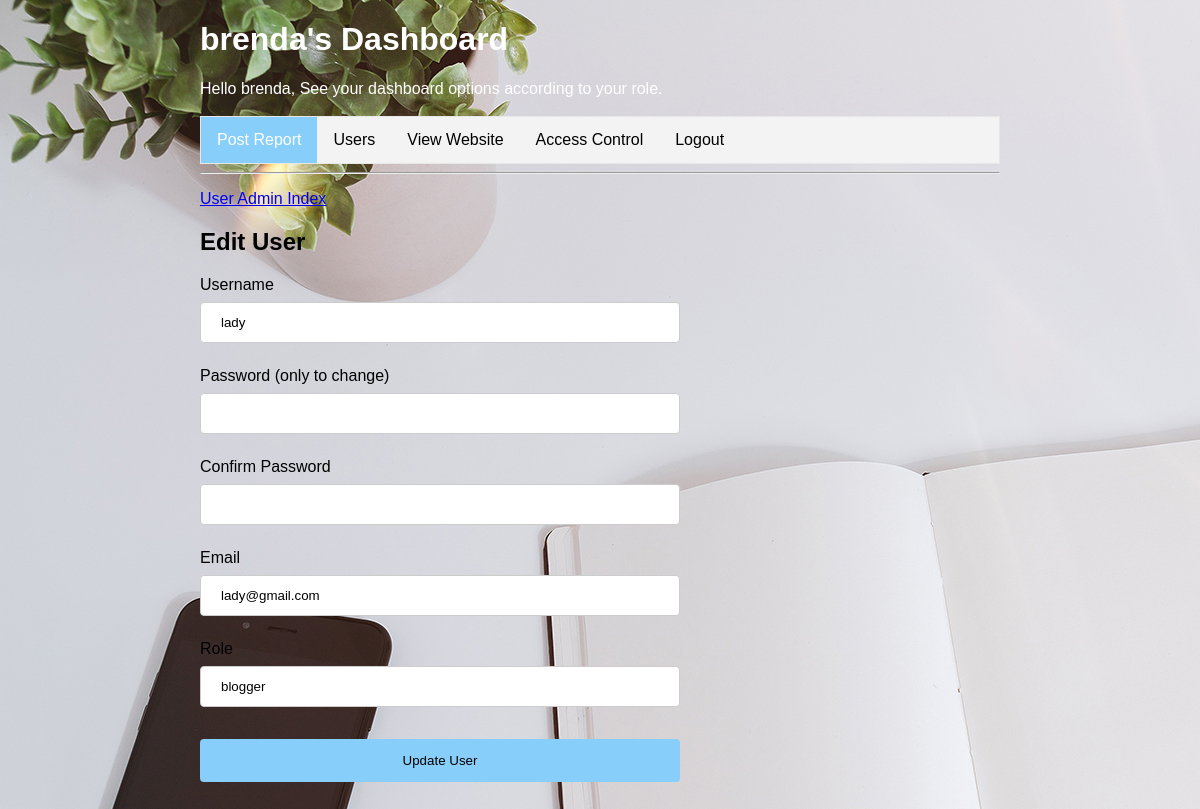
/admin/edit-user.php?id=4 (signed in), run on the app's committed database.
### tables this page shows
CREATE TABLE `blog_members` (
  `memberID` int(11) UNSIGNED NOT NULL,
  `username` varchar(255) DEFAULT NULL,
  `password` varchar(255) DEFAULT NULL,
  `email` varchar(255) DEFAULT NULL,
  `role` varchar(24) NOT NULL
);

### admin/edit-user.php (the view, shortened to what this page needs)
<?php
require_once('../includes/config.php');
?>
<!doctype html>
<html lang="en">
<head>
  <link rel="stylesheet" href="../style/main.css">
</head>
<body>
<div id="wrapper">
	<?php include('menu.php');?>
	<p><a href="users.php">User Admin Index</a></p>
	<h2>Edit User</h2>
	<?php
		try {
			$stmt = $db->prepare('SELECT memberID, username, email, role FROM blog_members WHERE memberID = :memberID') ;
			$stmt->execute(array(':memberID' => $_GET['id']));
			$row = $stmt->fetch();
		} catch(PDOException $e) {
		    echo $e->getMessage();
		}
	?>
	<form action='' method='post'>
		<p><label>Username</label><br />
		<input type='text' name='username' value='<?php echo $row['username'];?>'></p>
		<p><label>Password (only to change)</label><br />
		<input type='password' name='password' value=''></p>
		<p><label>Confirm Password</label><br />
		<input type='password' name='passwordConfirm' value=''></p>
		<p><label>Email</label><br />
		<input type='email' name='email' value='<?php echo $row['email'];?>'></p>
		<p><label>Role</label><br />
		<input type='text' name='role' value='<?php echo $row['role'];?>'></p>
		<p><input type='submit' name='submit' value='Update User'></p>
	</form>
</div>
<br><br>
</body>
</html>

### admin/menu.php (shortened to what this page needs)
<!doctype html>
<html lang="en">
<head>
  <link rel="stylesheet" href="../style/main.css">
</head>
<body>
<?php
require_once('../includes/config.php');
$new_user = $_SESSION['username'];
?>
<div style="color: white">
<h1 > <?php
echo $new_user."'s Dashboard";
?></h1 style="color: white"><?php
echo "Hello ". $new_user . ", See your dashboard options according to your role.";
echo "<br>";
try {
			$stmt = $db->query("SELECT memberID, username, email, role FROM blog_members WHERE username = '$new_user' LIMIT 2");
			while($row = $stmt->fetch()){
if ($row['role'] == "admin" ){ ;?></div>
<br>
<ul >
	<li><a class="active" href='index.php'>Post Report</a></li>
	<li><a href='users.php'>Users</a></li>
	<li><a href="../" target="_blank">View Website</a></li>
	<li><a href="access.php">Access Control</a></li>
	<li><a href='logout.php'>Logout</a></li>
</ul>
<hr /> <?php
   }   else if($row['role'] == "editor"){  ?>
<ul >
	<li><a class="active" href='index.php'>Stories</a></li>
	<li><a href="../" target="_blank">View Website</a></li>
	<li><a href='category.php'>Category</a></li>
	<li><a href='subcategory.php'>Sub Categories</a></li>
	<li><a href='topics.php'>Topics</a></li>
	<li><a href='bloggers.php'>Bloggers</a></li>
	<li><a href='pricing.php'>Pricing</a></li>
	<li><a href='logout.php'>Logout</a></li>
</ul>
<div class='clear'></div>
<hr />
<?php }  else if($row['role'] == "blogger") {?>
<ul >
	<li><a href='index.php'>Blog</a></li>
	<li><a href="../" target="_blank">Posts</a></li>
	<li><a href='logout.php'>Logout</a></li>
</ul>
<div class='clear'></div>
<hr />
<?php }	 else if($row['role'] == "sub"){ header('Location: /blog/index.php');
}
else {
	echo "<br>"."error finding your role";
}
			}
		} catch(PDOException $e) {
		    echo $e->getMessage();
		}
?>
</body>

### style/main.css (style rules this page uses)
body, html { height: 100%; margin: 0; font-family: Arial, Helvetica, sans-serif; }
#wrapper { margin:auto; width:800px; }
input[type=text],input[type=password],input[type=email], select { width: 60%; padding: 12px 20px; margin: 8px 0; display: inline-block; border: 1px solid #ccc; border-radius: 4px; box-sizing: border-box; }
input[type=submit] { width: 60%; background-color: #87CEFA; color: black; padding: 14px 20px; margin: 8px 0; border: none; border-radius: 4px; cursor: pointer; }
ul { list-style-type: none; margin: 0; padding: 0; overflow: hidden; border: 1px solid #e7e7e7; background-color: #f3f3f3; }
li { float: left; }
li a { display: block; color: black; text-align: center; padding: 14px 16px; text-decoration: none; }
li a.active { color: white; background-color: #87CEFA; }
hr { display: block; margin-top: 0.5em; margin-bottom: 0.5em; margin-left: auto; margin-right: auto; border-style: inset; border-width: 0.5px; }

### admin/edit-user.php (style rules this page uses)
body { background-image: url("cover.jpg"); }

### data on the page
blog_members: role "Post Report"
blog_members: username "lady", email "lady@gmail.com", role "blogger"

### other printed values
$new_user "brenda"
